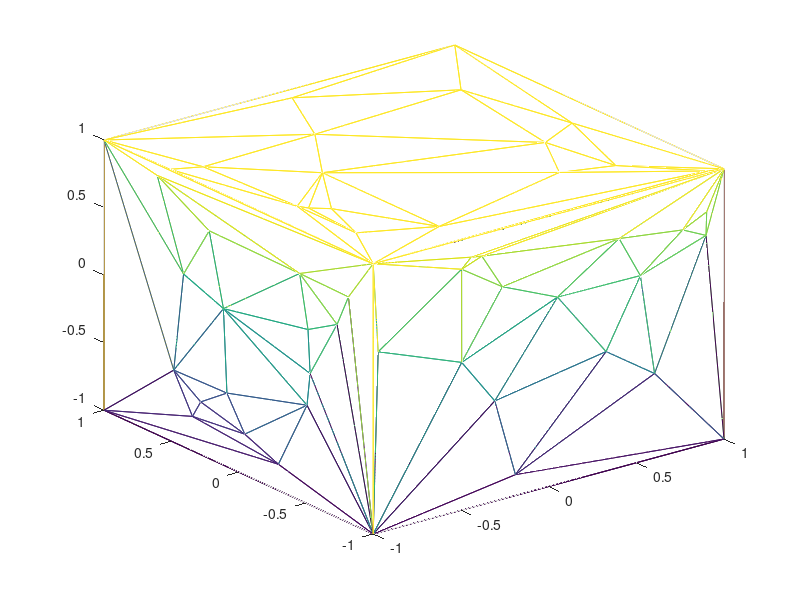

Recreate this plot in MATLAB. (Note: this script raises an error after producing the figure.)
%Delaunaytest
x = -1+2*rand(6,20);
y = -1+2*rand(6,20);
x(1,1:4)=[-1 1 1 -1];
y(1,1:4)=[-1 -1 1 1];

TRI = delaunay(x(1,:),y(1,:));
[row,col]=size(TRI);
tri2=zeros(row,col,6);

for n=1:6
    x(n,1:4)=[-1 1 1 -1];
    y(n,1:4)=[-1 -1 1 1];
    tri2(:,:,n)=delaunay(x(n,:),y(n,:));
end
h=zeros(1,6);
h(1)=trimesh(tri2(:,:,1),-1*ones(size(x(1,:))),x(1,:),y(1,:));hold on
h(2)=trimesh(tri2(:,:,2),1*ones(size(x(1,:))),x(2,:),y(2,:));
h(3)=trimesh(tri2(:,:,3),x(3,:),y(3,:),1*ones(size(x(1,:))));
h(4)=trimesh(tri2(:,:,4),x(4,:),y(4,:),-1*ones(size(x(1,:))));
h(5)=trimesh(tri2(:,:,5),x(5,:),1*ones(size(x(1,:))),y(5,:));
h(6)=trimesh(tri2(:,:,6),x(6,:),-1*ones(size(x(1,:))),y(6,:));

scfile=fopen('delaunaytest.sc','w');
for n=1:6
    faces=get(h(n),'faces');
    cmap=hsv(length(faces));
    vertices=get(h(n),'vertices');
    [row,col]=size(faces);
    for m=1:row
        shader2ScFile('glass',['face' num2str(n) 'shader' num2str(m-1)],1.2,cmap(m,:),scfile);
        
    end
    mesh2ScMultipleShader(vertices,faces-1,row,['face' num2str(n) 'shader'],['face' num2str(n)],scfile);
end

shader2ScFile('diffuse','shaderHair',[0.7 0.7 0.7],scfile);
for n=1:6
    faces=get(h(n),'faces');
    vertices=get(h(n),'vertices');
    [row,col]=size(faces);
    for m=1:row
        fac=faces(m,:);
        points2ScHair(vertices(fac,:),scfile);
    end
end
fclose(scfile);

hidden off
axis equal
hold off

%mesh2ScMultipleShader(vertices,faces,numberOfShader,shaderName,meshName,sc
%File)
